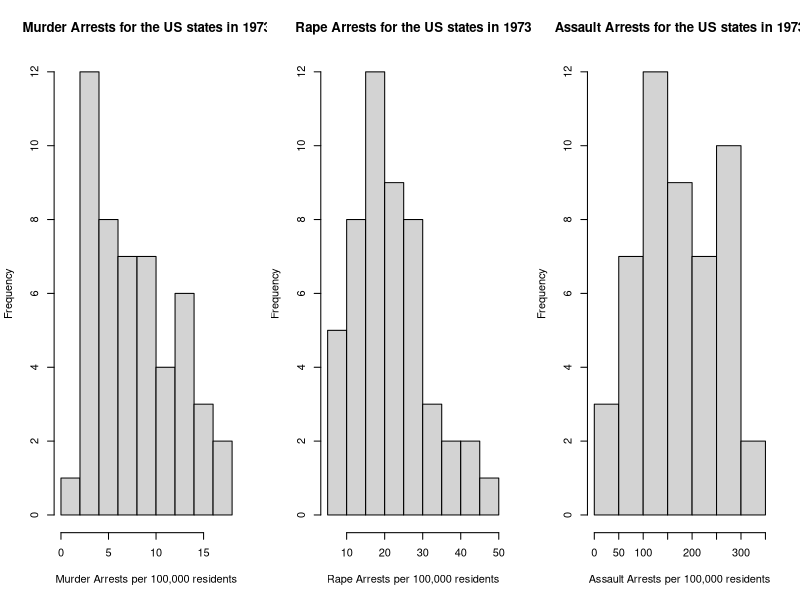
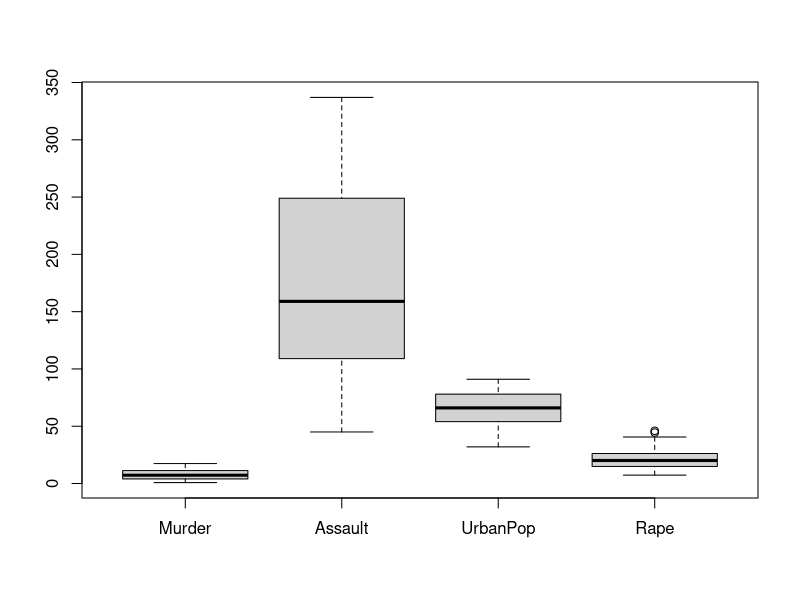
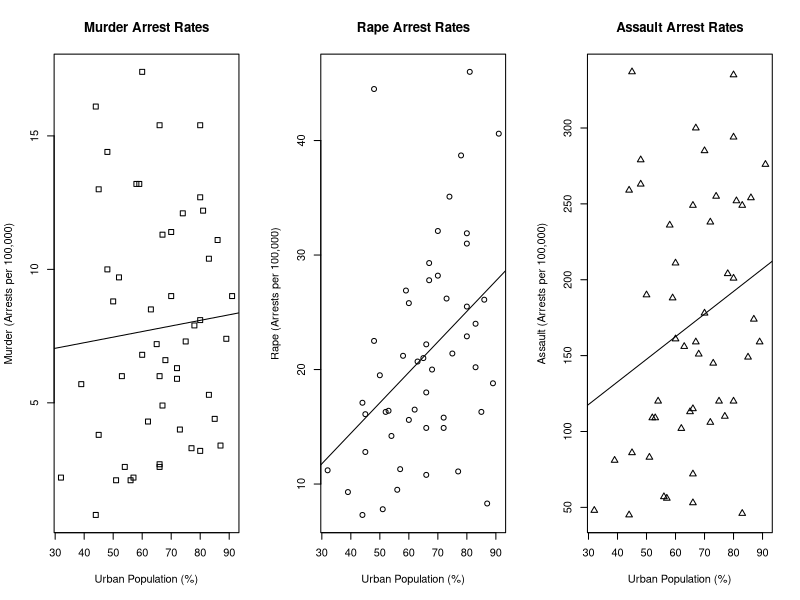

The R script that drew these images, in order:
## ---- chunk 1
#use "USArrests" data set within R
data("USArrests")
?USArrests
## ---- chunk 2
summary(USArrests)
## ---- chunk 3
names(USArrests)
## ---- chunk 4
old.par <- par(mfrow=c(1, 3))
hist(USArrests$Murder, main = 'Murder Arrests for the US states in 1973', xlab = 'Murder Arrests per 100,000 residents')
hist(USArrests$Rape, main = 'Rape Arrests for the US states in 1973', xlab = 'Rape Arrests per 100,000 residents')
hist(USArrests$Assault, main = 'Assault Arrests for the US states in 1973', xlab = 'Assault Arrests per 100,000 residents')
par(old.par)
## ---- chunk 5
boxplot(USArrests)
## ---- chunk 6
old.par <- par(mfrow=c(1, 3))
#plot of Urban Population vs. Murders
plot(x = USArrests$UrbanPop, y = USArrests$Murder,xlab = "Urban Population (%)", ylab = "Murder (Arrests per 100,000)", pch=0)
title("Murder Arrest Rates")
fit <- lm(USArrests$Murder ~ USArrests$UrbanPop)   # Murder 'as a linear function of' Urban Population
abline(fit)

#plot of Urban Population vs. Rapes
plot(x = USArrests$UrbanPop, y = USArrests$Rape,xlab = "Urban Population (%)", ylab = "Rape (Arrests per 100,000)", pch=1)
title("Rape Arrest Rates")
fit <- lm(USArrests$Rape ~ USArrests$UrbanPop)   # Rape 'as a linear function of' Urban Population
abline(fit)

#plot of Urban Population vs. Assault
plot(x = USArrests$UrbanPop, y = USArrests$Assault,xlab = "Urban Population (%)", ylab = "Assault (Arrests per 100,000)", pch=2)
title("Assault Arrest Rates")
fit <- lm(USArrests$Assault ~ USArrests$UrbanPop)   # Assault 'as a linear function of' Urban Population
abline(fit)
par(old.par)
## ---- chunk 7
cor.test(log(USArrests$UrbanPop), USArrests$Assault)
cor.test(log(USArrests$UrbanPop), USArrests$Rape)
cor.test(log(USArrests$UrbanPop), USArrests$Murder)
